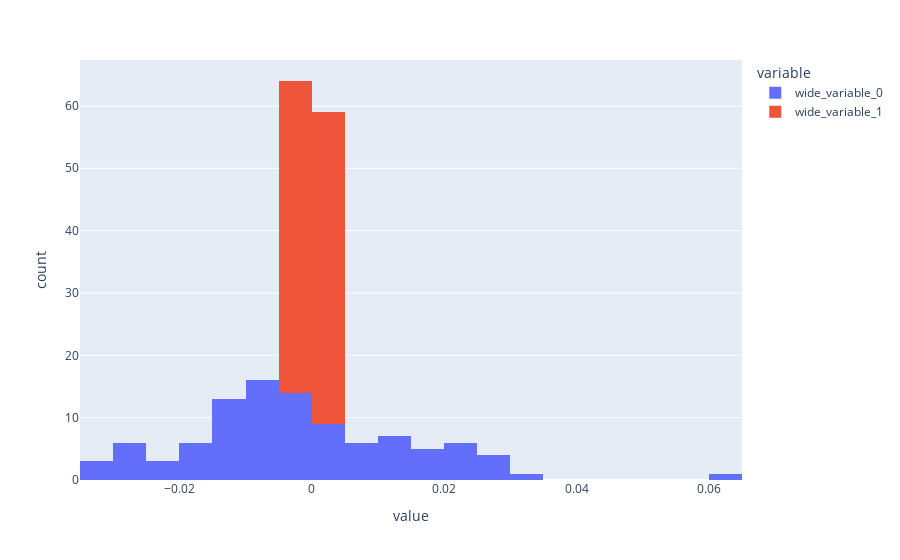

Here is the notebook cell this chart was saved with:
### Markdown cell above
### OLS slope estimates converge faster than intercept

### Code cell
import numpy as np
T = np.arange(100)
u = np.random.normal(0,1,100)
y = 10+0.5*T+u

def ols(y,X):
    X = np.c_[np.ones((100,1)), T]
    Y = y
    XX = np.dot(X.T,X)
    XY = np.dot(X.T,Y)
    return np.dot(np.linalg.inv(XX), XY)

beta0s, beta1s = [], []
for i in range(100):
    u = np.random.normal(0,1,100)
    y = 10+0.5*T+u
    beta0, beta1 = ols(y,X)
    
    beta0s.append(1/10*(beta0-10))
    beta1s.append(1/10*(beta1-0.5))

import plotly.express as px
px.histogram(x=[beta0s,beta1s])
